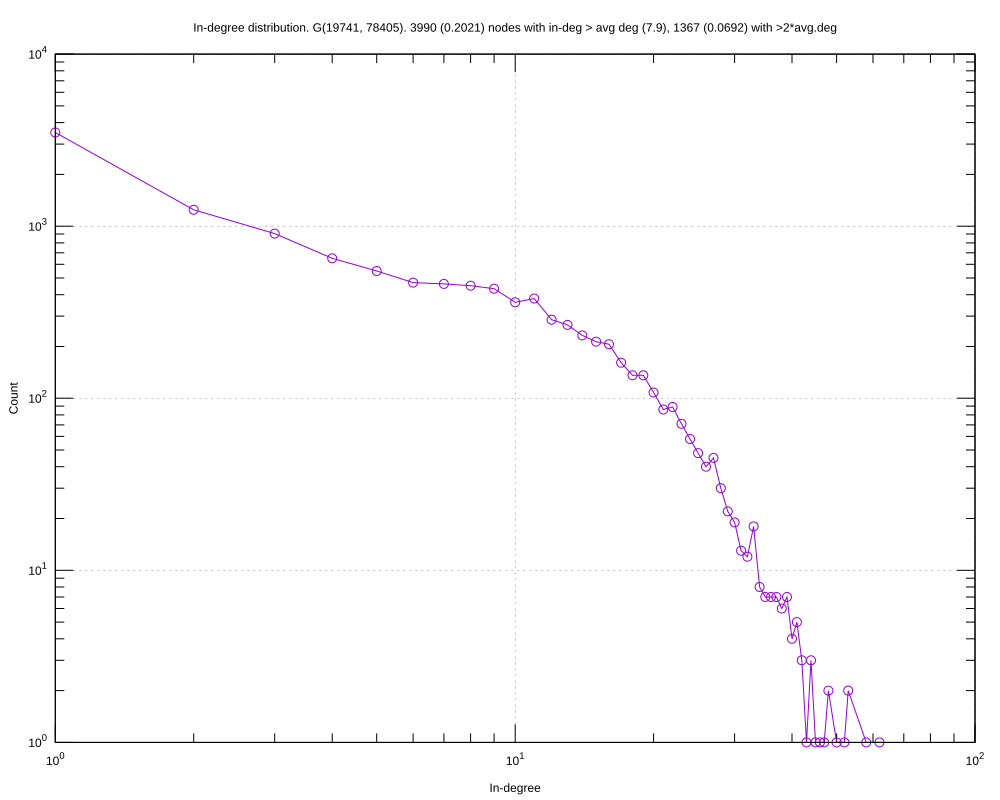

Write gnuplot code to recreate this figure.
#
# In-degree distribution. G(19741, 78405). 3990 (0.2021) nodes with in-deg > avg deg (7.9), 1367 (0.0692) with >2*avg.deg (Tue Nov 10 01:42:34 2015)
#

set title "In-degree distribution. G(19741, 78405). 3990 (0.2021) nodes with in-deg > avg deg (7.9), 1367 (0.0692) with >2*avg.deg"
set key bottom right
set logscale xy 10
set format x "10^{%L}"
set mxtics 10
set format y "10^{%L}"
set mytics 10
set grid
set xlabel "In-degree"
set ylabel "Count"
set tics scale 2
set terminal svg size 1000,800
set output 'inDeg.in_degree_distr.svg'
plot 	"inDeg.in_degree_distr.tab" using 1:2 title "" with linespoints pt 6
